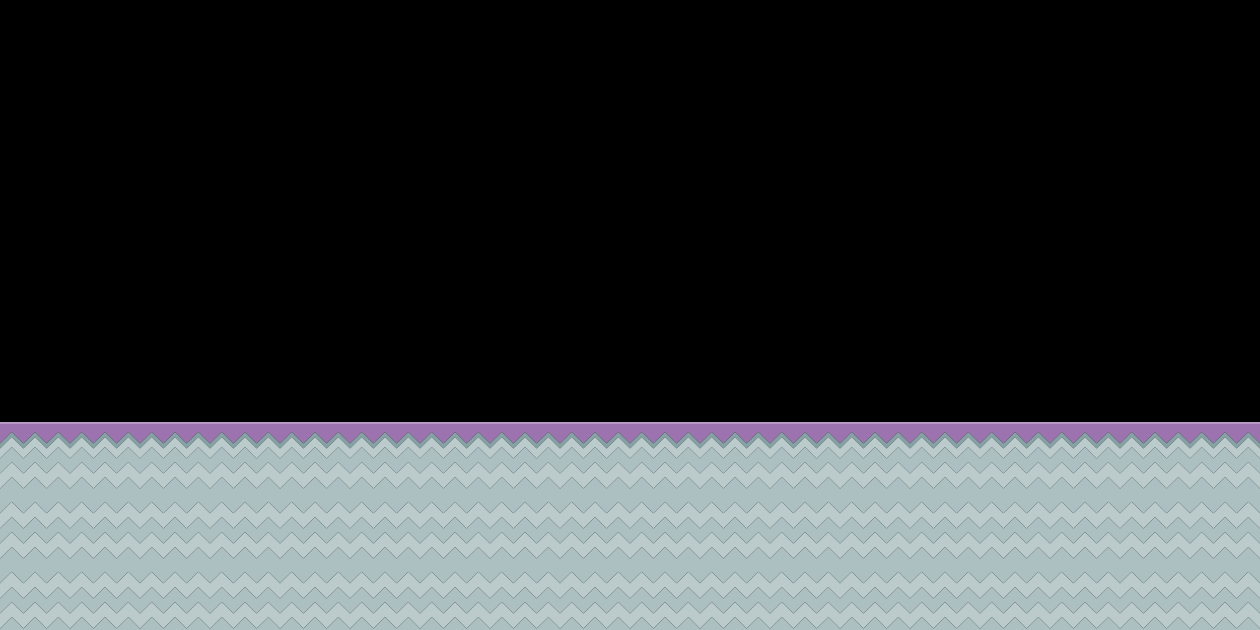

Rendered tile map (Tiled .tmx) drawn with the repository's tilesets; below, a short description and the full map source, tile grids included:
An orthogonal 18x9 tile map with 70x70 px tiles, 1 tile layer (platforms).

<map version="1.5" tiledversion="1.7.2" orientation="orthogonal" renderorder="right-down" width="18" height="9" tilewidth="70" tileheight="70" infinite="0" nextlayerid="2" nextobjectid="1">
 <editorsettings>
  <export target="tilemap-practice.json" format="json" />
 </editorsettings>
 <tileset firstgid="1" name="tiles_edited_70px_extruded" tilewidth="70" tileheight="70" spacing="2" margin="1" tilecount="52" columns="13">
  <image source="../tilesets/tiles_edited_70px_extruded.png" width="936" height="288" />
  <tile id="0">
   <properties>
    <property name="collide" type="bool" value="true" />
   </properties>
  </tile>
  <tile id="1">
   <properties>
    <property name="collide" type="bool" value="true" />
   </properties>
  </tile>
  <tile id="2">
   <properties>
    <property name="collide" type="bool" value="true" />
   </properties>
  </tile>
  <tile id="3">
   <properties>
    <property name="collide" type="bool" value="true" />
   </properties>
  </tile>
  <tile id="4">
   <properties>
    <property name="collide" type="bool" value="true" />
   </properties>
  </tile>
  <tile id="5">
   <properties>
    <property name="collide" type="bool" value="true" />
   </properties>
  </tile>
  <tile id="6">
   <properties>
    <property name="collide" type="bool" value="true" />
   </properties>
  </tile>
  <tile id="7">
   <properties>
    <property name="collide" type="bool" value="true" />
   </properties>
  </tile>
  <tile id="8">
   <properties>
    <property name="collide" type="bool" value="true" />
   </properties>
  </tile>
  <tile id="9">
   <properties>
    <property name="collide" type="bool" value="false" />
   </properties>
  </tile>
  <tile id="10">
   <properties>
    <property name="collide" type="bool" value="false" />
   </properties>
  </tile>
  <tile id="11">
   <properties>
    <property name="collide" type="bool" value="false" />
   </properties>
  </tile>
  <tile id="12">
   <properties>
    <property name="collide" type="bool" value="false" />
   </properties>
  </tile>
  <tile id="13">
   <properties>
    <property name="collide" type="bool" value="true" />
   </properties>
  </tile>
  <tile id="14">
   <properties>
    <property name="collide" type="bool" value="true" />
   </properties>
  </tile>
  <tile id="15">
   <properties>
    <property name="collide" type="bool" value="true" />
   </properties>
  </tile>
  <tile id="16">
   <properties>
    <property name="collide" type="bool" value="true" />
   </properties>
  </tile>
  <tile id="17">
   <properties>
    <property name="collide" type="bool" value="true" />
   </properties>
  </tile>
  <tile id="18">
   <properties>
    <property name="collide" type="bool" value="true" />
   </properties>
  </tile>
  <tile id="19">
   <properties>
    <property name="collide" type="bool" value="true" />
   </properties>
  </tile>
  <tile id="20">
   <properties>
    <property name="collide" type="bool" value="true" />
   </properties>
  </tile>
  <tile id="21">
   <properties>
    <property name="collide" type="bool" value="true" />
   </properties>
  </tile>
  <tile id="22">
   <properties>
    <property name="collide" type="bool" value="false" />
   </properties>
  </tile>
  <tile id="23">
   <properties>
    <property name="collide" type="bool" value="false" />
   </properties>
  </tile>
  <tile id="24">
   <properties>
    <property name="collide" type="bool" value="false" />
   </properties>
  </tile>
  <tile id="25">
   <properties>
    <property name="collide" type="bool" value="false" />
   </properties>
  </tile>
  <tile id="26">
   <properties>
    <property name="collide" type="bool" value="true" />
   </properties>
  </tile>
  <tile id="27">
   <properties>
    <property name="collide" type="bool" value="true" />
   </properties>
  </tile>
  <tile id="28">
   <properties>
    <property name="collide" type="bool" value="true" />
   </properties>
  </tile>
  <tile id="29">
   <properties>
    <property name="collide" type="bool" value="true" />
   </properties>
  </tile>
  <tile id="30">
   <properties>
    <property name="collide" type="bool" value="true" />
   </properties>
  </tile>
  <tile id="31">
   <properties>
    <property name="collide" type="bool" value="true" />
   </properties>
  </tile>
  <tile id="32">
   <properties>
    <property name="collide" type="bool" value="true" />
   </properties>
  </tile>
  <tile id="33">
   <properties>
    <property name="collide" type="bool" value="true" />
   </properties>
  </tile>
  <tile id="34">
   <properties>
    <property name="collide" type="bool" value="true" />
   </properties>
  </tile>
  <tile id="35">
   <properties>
    <property name="collide" type="bool" value="false" />
   </properties>
  </tile>
  <tile id="36">
   <properties>
    <property name="collide" type="bool" value="false" />
   </properties>
  </tile>
  <tile id="37">
   <properties>
    <property name="collide" type="bool" value="false" />
   </properties>
  </tile>
  <tile id="38">
   <properties>
    <property name="collide" type="bool" value="false" />
   </properties>
  </tile>
  <tile id="39">
   <properties>
    <property name="collide" type="bool" value="true" />
   </properties>
  </tile>
  <tile id="40">
   <properties>
    <property name="collide" type="bool" value="true" />
   </properties>
  </tile>
  <tile id="41">
   <properties>
    <property name="collide" type="bool" value="true" />
   </properties>
  </tile>
  <tile id="42">
   <properties>
    <property name="collide" type="bool" value="true" />
   </properties>
  </tile>
  <tile id="43">
   <properties>
    <property name="collide" type="bool" value="true" />
   </properties>
  </tile>
  <tile id="44">
   <properties>
    <property name="collide" type="bool" value="true" />
   </properties>
  </tile>
  <tile id="45">
   <properties>
    <property name="collide" type="bool" value="true" />
   </properties>
  </tile>
  <tile id="46">
   <properties>
    <property name="collide" type="bool" value="true" />
   </properties>
  </tile>
  <tile id="47">
   <properties>
    <property name="collide" type="bool" value="true" />
   </properties>
  </tile>
  <tile id="48">
   <properties>
    <property name="collide" type="bool" value="false" />
   </properties>
  </tile>
  <tile id="49">
   <properties>
    <property name="collide" type="bool" value="true" />
   </properties>
  </tile>
  <tile id="50">
   <properties>
    <property name="collide" type="bool" value="false" />
   </properties>
  </tile>
  <tile id="51">
   <properties>
    <property name="collide" type="bool" value="true" />
   </properties>
  </tile>
 </tileset>
 <layer id="1" name="platforms" width="18" height="9">
  <data encoding="csv">
0,0,0,0,0,0,0,0,0,0,0,0,0,0,0,0,0,0,
0,0,0,0,0,0,0,0,0,0,0,0,0,0,0,0,0,0,
0,0,0,0,0,0,0,0,0,0,0,0,0,0,0,0,0,0,
0,0,0,0,0,0,0,0,0,0,0,0,0,0,0,0,0,0,
0,0,0,0,0,0,0,0,0,0,0,0,0,0,0,0,0,0,
0,0,0,0,0,0,0,0,0,0,0,0,0,0,0,0,0,0,
29,29,29,29,29,29,29,29,29,29,29,29,29,29,29,29,29,29,
41,41,41,41,41,41,41,41,41,41,41,41,41,41,41,41,41,41,
41,41,41,41,41,41,41,41,41,41,41,41,41,41,41,41,41,41
</data>
 </layer>
</map>
